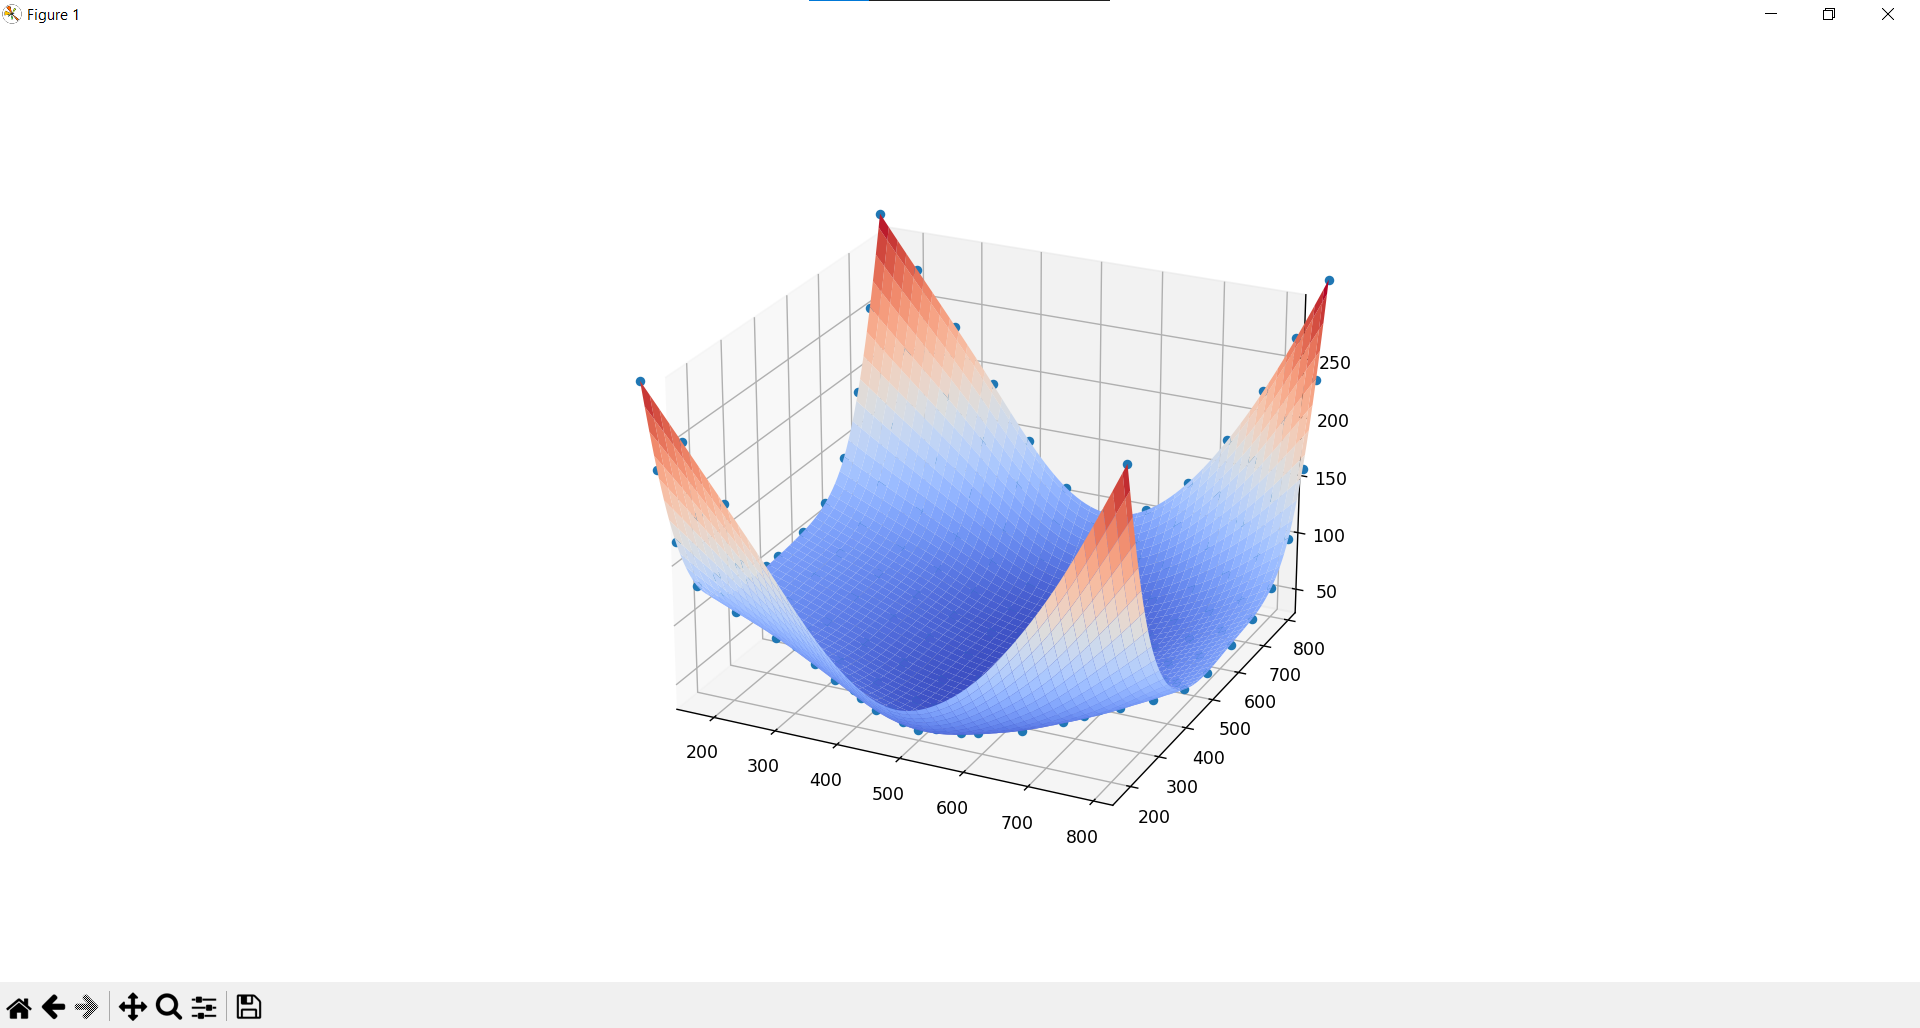

Write the Python code that produced this figure.
import json
from functools import lru_cache
import numpy as np
from matplotlib import pyplot as plt, cm

def show_data(data, points=None):
    fig, ax = plt.subplots(subplot_kw={"projection": "3d"})
    if points:
        points = np.array(points)
        ax.scatter(points[:, 0], points[:, 1], points[:, 2], depthshade=False)
    ax.plot_surface(data[:, :, 0], data[:, :, 1], data[:, :, 2], cmap=cm.coolwarm, linewidth=5)
    plt.show()


def get_params_vector(points_vector):
    n = len(points_vector)
    result = np.zeros(n, dtype="float32")
    result[n - 1] = 1

    distances = [np.linalg.norm(points_vector[i] - points_vector[i - 1]) for i in range(1, n)]
    total = sum(distances)
    for i in range(1, n - 1):
        result[i] = result[i - 1] + distances[i - 1] / total
    return result


def get_s_vector(parameters_matrix):
    n = len(parameters_matrix)

    result = np.zeros(n, dtype="float32")
    for i in range(n):
        result[i] = sum(parameters_matrix[:, i]) / n
    return result


class NURBS:
    knots_column: np.array
    knots_row: np.array
    control_points: np.array

    def __init__(self, size, data, *args, basis_degree, initial_points, **kwargs):
        self.size = size
        self.data = data
        self.k = basis_degree
        self.initial_points = initial_points

        self.initialize()

    @classmethod
    def init_from_file(cls, filename, **kwargs):
        with open(filename) as file:
            file_data = json.load(file)
        surface = file_data["surface"]

        size = surface['gridSize']
        data = np.zeros([*size, 3], dtype='float32')
        for point, (x, y) in zip(surface['points'], surface['indices']):
            data[x, y] = point
        return cls(size, data, initial_points=surface['points'], **kwargs)

    def initialize(self):
        n = self.size[0]

        column_matrix = np.zeros((n, n), dtype="float32")
        row_matrix = np.zeros((n, n), dtype="float32")
        for i in range(n):
            column_matrix[i] = get_params_vector(self.data[:, i])
            row_matrix[i] = get_params_vector(self.data[i])
        s_column = get_s_vector(column_matrix)
        s_row = get_s_vector(row_matrix)

        self.generate_knots(s_column, s_row)
        self.generate_control_points(s_column, s_row)

    @lru_cache(2 ** 12)
    def basis_function(self, t, i, k, is_row):
        knot_vector = self.knots_row if is_row else self.knots_column
        if k == 0:
            return 1 if knot_vector[i] <= t <= knot_vector[i + 1] else 0

        term_1 = 0
        delta = (knot_vector[i + k] - knot_vector[i])
        if not np.isclose(delta, 0):
            term_1 = self.basis_function(t, i, k - 1, is_row) * (t - knot_vector[i]) / delta

        term_2 = 0
        delta = (knot_vector[i + k + 1] - knot_vector[i + 1])
        if not np.isclose(delta, 0):
            term_2 = self.basis_function(t, i + 1, k - 1, is_row) * (knot_vector[i + k + 1] - t) / delta

        return term_1 + term_2

    def generate_knots(self, s_column, s_row):
        k = self.k
        n = self.size[0]
        knots_num = n + k + 1

        self.knots_column = np.zeros(knots_num, dtype="float32")
        self.knots_row = np.zeros(knots_num, dtype="float32")

        for j in range(1, n - k):
            self.knots_column[j + k] = 1 / k * sum(s_column[j: j + k])
            self.knots_row[j + k] = 1 / k * sum(s_row[j: j + k])

        for j in range(k + 1):
            self.knots_column[j] = 0
            self.knots_row[j] = 0
            self.knots_column[knots_num - j - 1] = 1
            self.knots_row[knots_num - j - 1] = 1

    def generate_control_points(self, s_column, s_row):
        n = self.size[0]
        k = self.k

        q_matrix = np.zeros((n, n, 3))
        self.control_points = np.zeros((n, n, 3))
        temp_matrix = np.zeros((n, n), dtype="float32")

        for d in range(n):
            for i in range(n):
                for j in range(n):
                    temp_matrix[i, j] = self.basis_function(s_column[i], j, k, False)
            q_matrix[:, d] = np.linalg.solve(temp_matrix, self.data[:, d])

        for c in range(n):
            for i in range(n):
                for j in range(n):
                    temp_matrix[i, j] = self.basis_function(s_row[i], j, k, True)
            self.control_points[c] = np.linalg.solve(temp_matrix, q_matrix[c])

    def get_point_on_surface(self, u, v):
        n = self.size[0]
        k = self.k
        result = np.zeros(3)

        for i in range(n):
            temp = 0
            for j in range(n):
                n_j_k = self.basis_function(v, j, k, True)
                current_term = n_j_k * self.control_points[i, j]
                temp += current_term
            n_i_k = self.basis_function(u, i, k, False)
            result += temp * n_i_k

        return result

    def approximation(self, points_count: int):
        data = np.zeros([points_count, points_count, 3], dtype='float32')
        t = np.linspace(0, 1, points_count)
        for u in range(points_count):
            for v in range(points_count):
                data[u, v] = self.get_point_on_surface(t[u], t[v])
        return data


surface = NURBS.init_from_file("21.json", basis_degree=3)
data = surface.approximation(100)
show_data(data, points=surface.initial_points)
